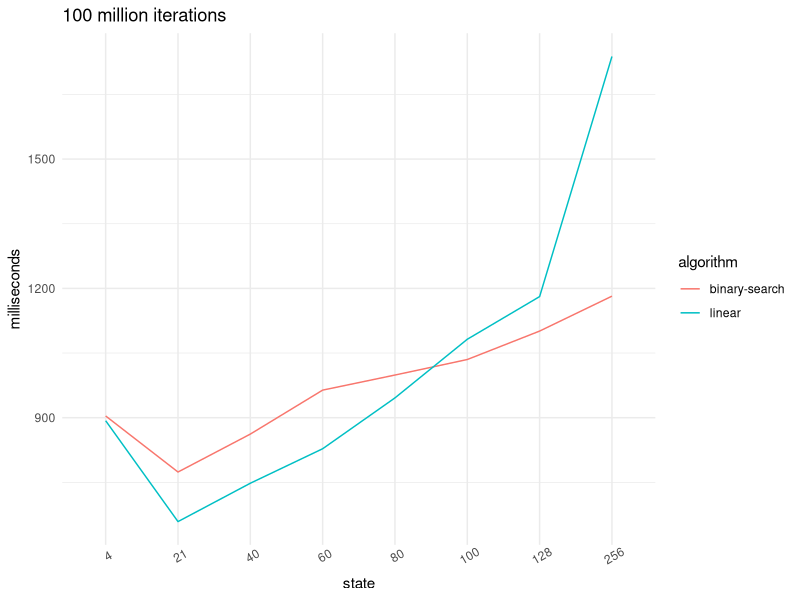

Write the R code that produced this figure.
# plot result from test.beast.util.BinarySearchSamplingTest.binarySearchOptimalTest()

library(tidyverse)
library(ggplot2)

WD=paste0("~/WorkSpace/codonsubstmodels/perftest/")
setwd(WD)

linearBenchmarks <- read_delim("linearBenchmarks.txt", "\t", comment = "#", col_names = F)
biSeBenchmarks <- read_delim("binarySearchBenchmarks.txt", "\t", comment = "#", col_names = F)
colnames(linearBenchmarks) = c("state", "milliseconds")
colnames(biSeBenchmarks) = c("state", "milliseconds")
linearBenchmarks[[1]] = gsub("\\s:.*", "", linearBenchmarks[[1]])
biSeBenchmarks[[1]] = gsub("\\s:.*", "", biSeBenchmarks[[1]])
linearBenchmarks[["algorithm"]] = "linear"
biSeBenchmarks[["algorithm"]] = "binary-search"

benchmarks <- linearBenchmarks %>% bind_rows(biSeBenchmarks)
benchmarks[["state"]] <- factor(benchmarks[["state"]], levels = unique(benchmarks[["state"]]))
print(benchmarks, n=Inf)

p <- ggplot(benchmarks, aes(state, milliseconds, group = algorithm, colour = algorithm)) + 
  geom_line() + 
  ggtitle("100 million iterations") + 
  theme_minimal() +
  theme(axis.text.x = element_text(angle = 30, hjust = .5)) 
  
ggsave("../figures/linear-binarysearch.pdf", p, width = 12, height = 5)  
  